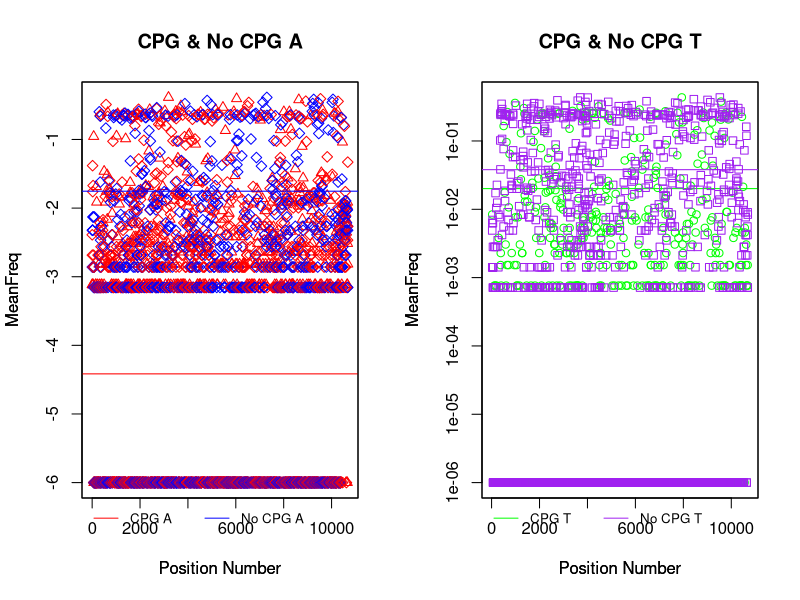

Here is the R script that generated this plot:
Dengue<-read.csv("DengueVirus1.fasta_pruned.mu.trim05_DF.csv")

CPGNoCPGAT<-function(Virus){
#subset wildtype and if a CPG site is made
CPGA<-subset(Virus, wtnt=='a' & makesCpG==1)
CPGT<-subset(Virus, wtnt=='t' & makesCpG==1) 

#subsets wildtype and if no CPG sites are made
NoCPGA<-subset(Virus, wtnt=='a' & makesCpG==0)
NoCPGT<-subset(Virus, wtnt=='t' & makesCpG==0)

#layout graphs take same amount of space and 2 columns
layout(matrix(c(1,2),ncol = 2,byrow = TRUE))
#plot position number vs mean freq
plot(CPGA$num,log10(CPGA$MeanFreq+.000001), col = "red",xlab="Position Number", ylab="MeanFreq",main="CPG & No CPG A", pch=2)
#creates a line with mean of all points
abline(h=mean(log10(CPGA$MeanFreq+.000001)),col = "red")
#creates legend with red for CPG A and blue for No CPG A
legend("topleft",inset=c(0,1.01), legend=c
       ("CPG A","No CPG A"),col=c("red","blue"), horiz=TRUE, lty=1, cex=0.8,xpd=TRUE,bty='n')
#overlaps second graph on top of first graph
par(new=TRUE)
#plots second graph No CPG A. xaxt gets rid of x axis label yaxt gets rid of y
plot(NoCPGA$num,NoCPGA$MeanFreq+.000001,log='y', col=c("red","blue"),xaxt="n", yaxt="n",xlab="Position Number", ylab="MeanFreq", pch=5)
abline(h=mean(NoCPGA$MeanFreq+.000001),col="blue")

plot(CPGT$num,CPGT$MeanFreq+.000001,log='y', col = "green",xlab="Position Number", ylab="MeanFreq",main="CPG & No CPG T")
abline(h=mean(CPGT$MeanFreq+.000001),col = "green")
legend("topleft",inset=c(0,1.01), legend=c
       ("CPG T","No CPG T"),col=c("green","purple"), horiz=TRUE, lty=1, cex=0.8,xpd=TRUE,bty='n')
par(new=TRUE)
plot(NoCPGT$num,NoCPGT$MeanFreq+.000001,log='y', col="purple",xaxt="n", yaxt="n",xlab="Position Number", ylab="MeanFreq", pch=0)
abline(h=mean(NoCPGT$MeanFreq+.000001),col="purple")
}
 
CPGNoCPGAT(Dengue)
